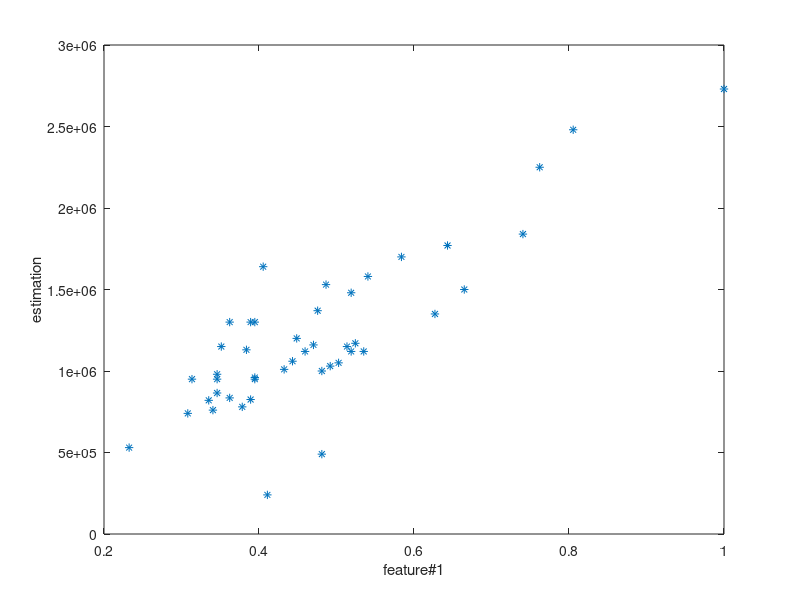
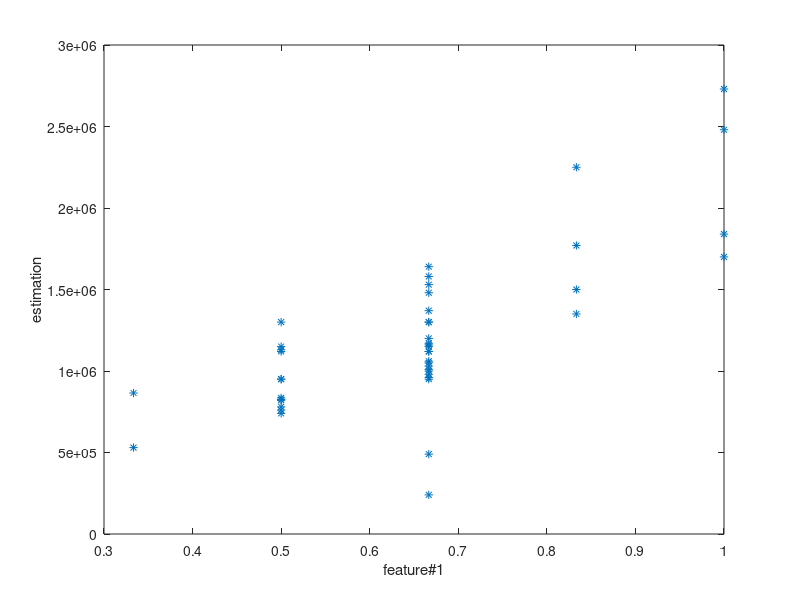
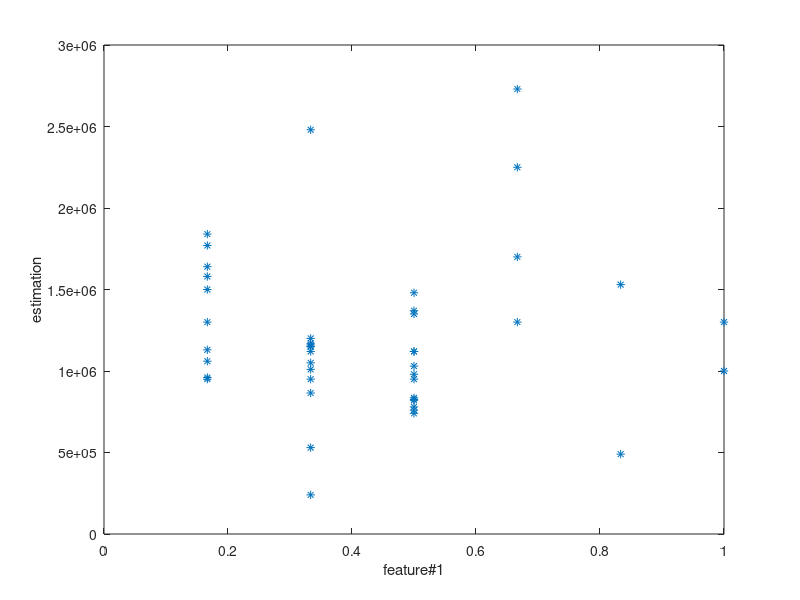
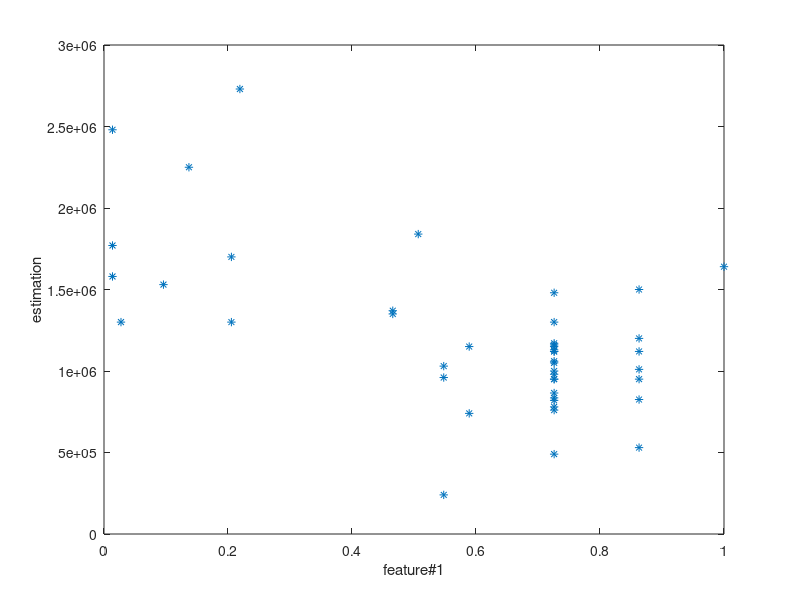

Here is the MATLAB script that generated these plots, in order:
%  This function creates and plots data around the regression line
%  Training set
%  Created by Dr.Yevgeny Beiderman
%  Last edited : 06-11-2022



% Close all windows
close all;
% Clear all varaibles
clear all;


% Shipua
slope=0.5;
% m - examples
vectorSize=45;
% data span arround the regression line
error=0.3;
% max sizes in table
range = [2700000 185 6 6 73];
table= csvread('data_houses.csv');
%feature numbers
n= 5;

% Vector size = 1 x vectorSize ; rand [0..1]
X0 = linspace (1, 1, vectorSize );
X1 = table(1:45,2)/range(2);
X2= table(1:45,3)/range(3);
X3=table(1:45,4)/range(4);
X4 = table(1:45,5)/range(5);
X1 = X1';
X2 = X2';
X3 = X3';
X4 = X4';
% Y's
X =  [  X0 ; X1; X2 ; X3 ; X4  ]';

Y = table(1:45,1);
Y=Y';

% Linear equation y = mx
%Y = slope*X;

% Plotting
figure(1)
plot(X1,Y,'*')
xlabel('feature#1');
ylabel('estimation');
figure(2)
plot(X2,Y,'*')
xlabel('feature#1');
ylabel('estimation');
figure(3)
plot(X3,Y,'*')
xlabel('feature#1');
ylabel('estimation');
figure(4)
plot(X4,Y,'*')
xlabel('feature#1');
ylabel('estimation');
